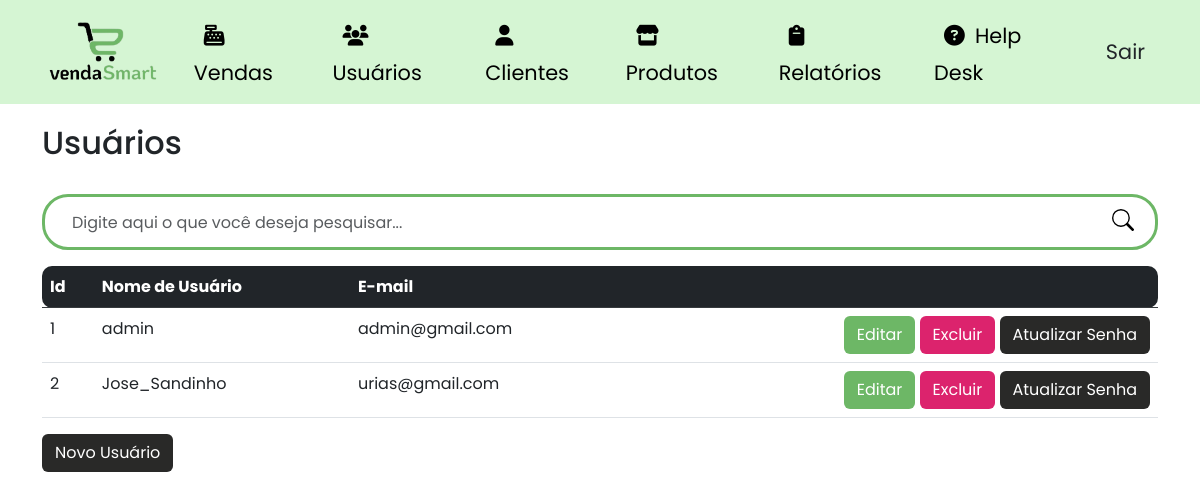
Page /usuarios (signed in) on the earlier database version.
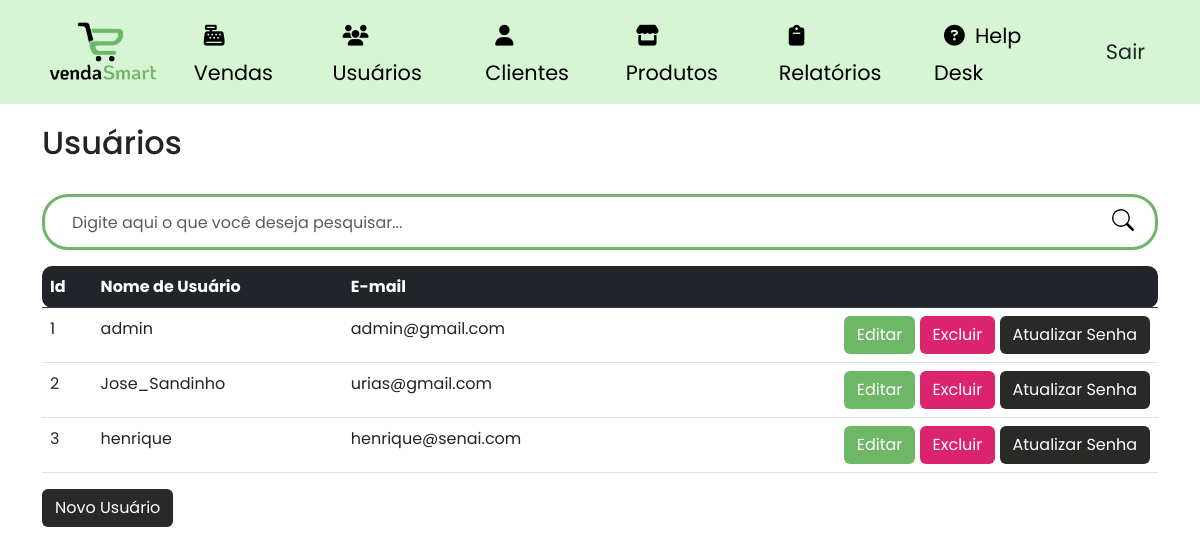
Same page on the later database version.
### site_atividade/models/__init__.py (models this page shows, shortened)
class Usuario(database.Model, UserMixin):
    id = database.Column(database.Integer, primary_key=True)
    usuario = database.Column(database.String, nullable=False, unique=True)
    email = database.Column(database.String, nullable=False, unique=True)
    senha = database.Column(database.String, nullable=False)

### site_atividade/routers/__init__.py (the view)
@app.route("/usuarios")
@login_required
def usuarios():
    form_cadastro_usuario = FormCadastroUsuario()
    form_editar_usuario = FormEditarUsuario()
    form = FormAtualizarSenha()
    search_query = request.args.get('search')
    if search_query:
        usuarios = Usuario.query.filter(Usuario.usuario.ilike(f"%{search_query}%")).all()
    else:
        usuarios = Usuario.query.all()
    return render_template('lista_usuario.html', usuarios=usuarios, form_cadastro_usuario=form_cadastro_usuario, form_editar_usuario=form_editar_usuario, search_query=search_query, form=form)

### site_atividade/forms/__init__.py
class FormCadastroUsuario(FlaskForm):
    usuario = StringField('Usuário:', validators=[DataRequired(), Length(min=5)])
    email = StringField('E-mail:', validators=[DataRequired(), email()])
    senha = PasswordField('Senha:',  validators=[DataRequired(), length(6, 16)])
    confirmacao = PasswordField('Confirmação da senha:',  validators=[DataRequired(), equal_to('senha')])
    submit_cadastro_usuario = SubmitField('Criar')

class FormEditarUsuario(FlaskForm):
    usuario = StringField('Usuário:', validators=[DataRequired(), Length(min=5)])
    email = StringField('E-mail:', validators=[DataRequired(), email()])

### site_atividade/models/__init__.py (called while the page is built)
@login_manager.user_loader
def load_usuario(id_usuario):
    return Usuario.query.get(int(id_usuario))

### site_atividade/templates/lista_usuario.html (shortened to what this page needs)
{% extends 'base.html' %}
{% block body %}
        <div class="container theme-showcase" role="main">
            <div class="page-header">
                <br>
                <h2 class="box-title col-md-12">Usuários</h2>
            </div>
            <br>
            <div class="search-box">
                <form class="form-search" action="{{ url_for('usuarios') }}" method="GET">
                    <div class="input-group form-group-search">
                        <input type="text" class="form-control form-control-search" placeholder="Digite aqui o que você deseja pesquisar..." id="search-input" name="search">
                        <span class="input-group-btn">
                            <button class="btn-search type="submit"></button>
                        </span>
                    </div>
                </form>
            </div>
            <table class="table table-hover table-centered" overflow="scroll">
                <thead class="table-dark">
                    <tr>
                        <th class="table-rounded-start">Id</th>
                        <th>Nome de Usuário</th>
                        <th>E-mail</th>
                        <th class="table-rounded-end"> </th>
                    </tr>
                </thead>
                <tbody>
                {% for usuario in usuarios %}
                    <tr data-href="#">
                        </td> <td>{{ usuario.id }}</td>
                        <td>{{ usuario.usuario }}</td>
                        <td>{{ usuario.email }}</td>
                        <td class="btn-usuario">
                            <a class="btn btn-color1 text-white" href="{{ url_for('editar_usuario', id=usuario.id) }}" data-toggle="modal" data-target="#editarUsuarioModal{{ usuario.id }}">Editar</a>
                            <a class="btn btn-color2 text-white excluir-usuario-btn" data-toggle="modal" data-target="#excluirUsuarioModal{{ usuario.id }}">Excluir</a>
                            <a class="btn btn-color3" data-toggle="modal" data-target="#atualizarSenhaModal{{ usuario.id }}">Atualizar Senha</a>
                        </td>
                    </tr>
                {% endfor %}
                </tbody>
            </table>
            <div class="pull-right">
                <button type="button" class="btn btn-color3" data-toggle="modal" data-target="#novoUsuarioModal">
                    Novo Usuário
                </button>
            </div>
        </div>
{% endblock %}

Differences in the rows shown:
added Usuario: id "3", usuario "henrique", email "henrique@senai.com"
